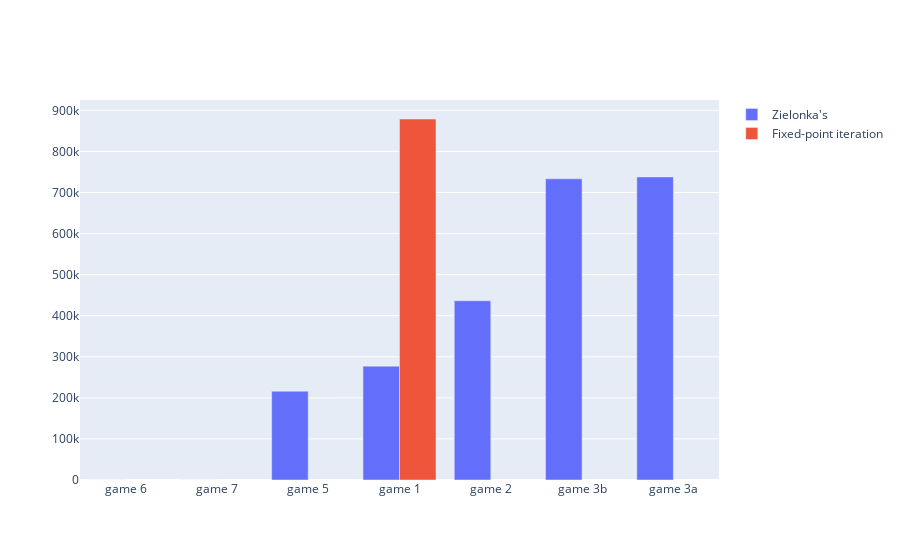

Source (notebook cell):
### Code cell
plot_running_times(
    ['Zielonka\'s','Fixed-point iteration'],
    [
        "/home/sjef/AfstudeerRepo/implementation/testsuite/data/singles/csvs/clean_elevator_zlnk.data.csv",
        "/home/sjef/AfstudeerRepo/implementation/testsuite/data/singles/csvs/clean_elevator_MBR.data.csv"
    ],0)

### Figure 1 — Plotly figure (JSON) as saved in the notebook; plotly's stock layout.template omitted (floating-point values rounded to 4 significant figures)
{"data": [{"name": "Zielonka's", "type": "bar", "x": ["game 6", "game 7", "game 5", "game 1", "game 2", "game 3b", "game 3a"], "y": [0.2856, 0.2857, 216200.0, 277300.0, 436300.0, 733200.0, 737900.0]}, {"name": "Fixed-point iteration", "type": "bar", "x": ["game 6", "game 7", "game 5", "game 1", "game 2", "game 3b", "game 3a"], "y": [null, null, null, 879000.0, null, null, null]}], "layout": {"barmode": "group"}}
